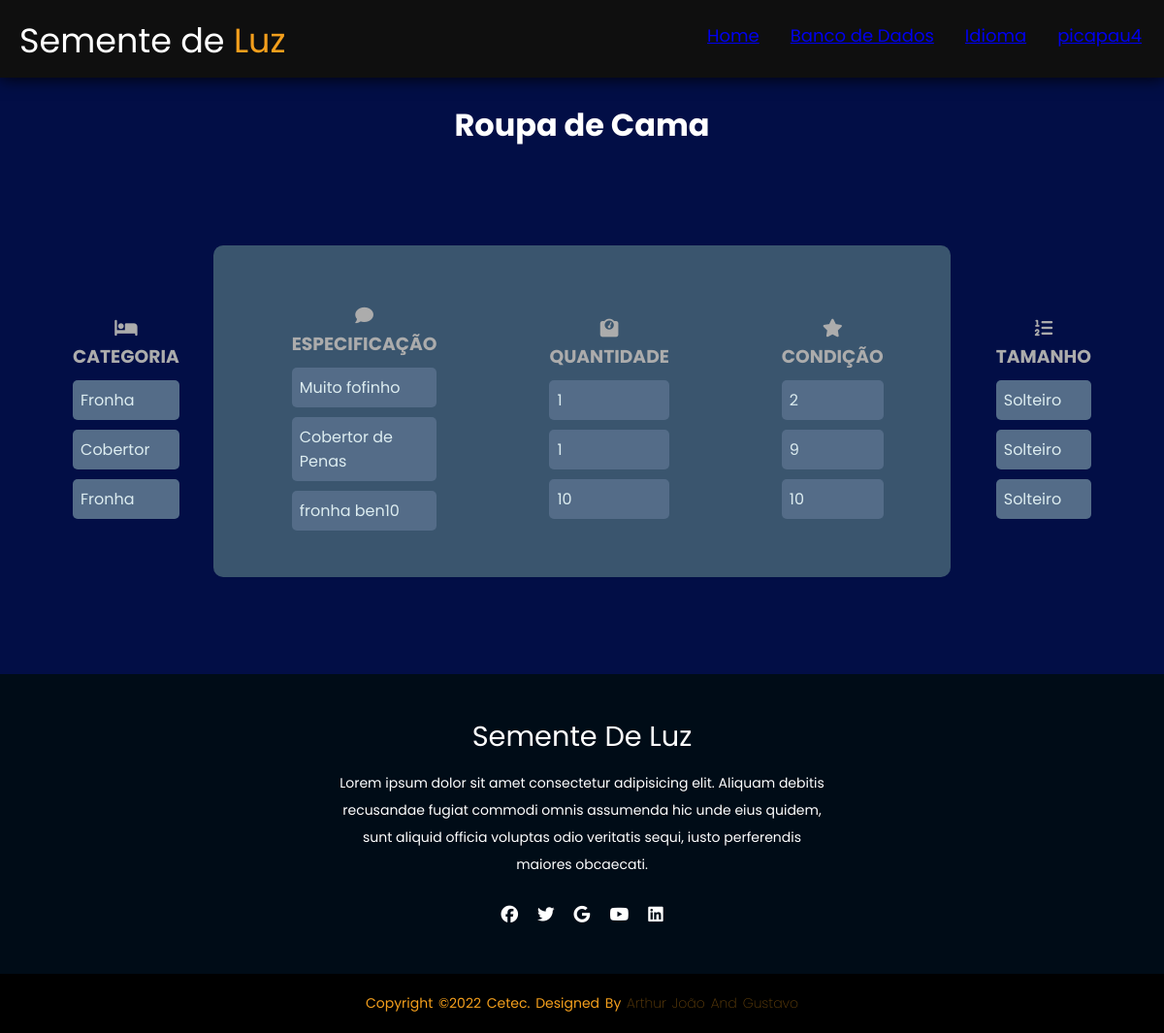
/estoque/verroupacama/ (signed in), run on the app's committed database.
### estoque/models.py (models this page shows, shortened)
class Roupacama (models.Model):
    tipos = models.CharField (max_length = 30, choices=ROUPACAMA_CHOICES, null=True)
    descr = models.CharField (max_length=30, null=True)
    cor = models.CharField (max_length = 30, null=True)
    qntd = models.IntegerField(null=True)
    tamanho = models.CharField(max_length = 10, choices=TAMANHOROUPACAMA_CHOICES, null=True)
    condicao = models.IntegerField(choices=CONDICAO_CHOICES, null=True)

### estoque/views.py (the view)
class VerRoupaCamaView(ListView):
    model= Roupacama
    template_name = 'ver_roupacama.html'

### estoque/templates/ver_roupacama.html (shortened to what this page needs)
{% load static %}
<!DOCTYPE html>
<html lang="en">
<head>
    <link rel="stylesheet" type="text/css" href='{% static "/css/ver_estoque.css" %}'>
</head>
<body>
    <header>
        <div class="logo">
            Semente de <span>Luz</span></div>
            <ul>
                <li><a href="{%url 'home' %}">Home</li></a>
                <li><a href="/estoque/escolha">Banco de Dados</li></a>
                <li><a href="/estoque/language/"> Idioma</li></a>
                <li>
                    <a href="/estoque/perfil">{{request.user}}</a>
                </li>
            </ul>
    </header>
    <br>
    <h1>Roupa de Cama</h1>
    <div class="card">
        <div class="card2">
            <div class="textfield">
                <h3><i class="fa-solid fa-bed"></i> Categoria </h3>
                    {% for Roupacama in object_list %}
                        <p class="text">{{Roupacama.tipos}}</p>
                    {% endfor %}
            </div>
            </div>
            <div class="card2">
                <div class="textfield">
                    <h3><i class="fa-solid fa-comment"></i> Especificação </h3>
                    {% for Roupacama in object_list %}
                        <p class="text">{{Roupacama.descr}}</p>
                    {% endfor %}
                </div>
                </div>
                <div class="card2">
                    <div class="textfield">
                        <h3><i class="fa-solid fa-weight-scale"></i> Quantidade </h3>
                        {% for Roupacama in object_list %}
                            <p class="text">{{Roupacama.qntd}}</p>
                        {% endfor %}
                    </div>
                    </div>
                    <div class="card2">
                        <div class="textfield">
                            <h3><i class="fa-solid fa-star"></i> Condição </h3>
                            {% for Roupacama in object_list %}
                                <p class="text">{{Roupacama.condicao}}</p>
                            {% endfor %}
                        </div>
                    </div>
                    <div class="card2">
                        <div class="textfield">
                            <h3><i class="fa-solid fa-list-ol"></i> Tamanho </h3>
                            {% for Roupacama in object_list %}
                                <p class="text">{{Roupacama.tamanho}}</p>
                            {% endfor %}
                        </div>
                    </div>
    </div>
    <footer>
        <div class="footer-content">
            <h3>Semente de Luz</h3>
            <p>Lorem ipsum dolor sit amet consectetur adipisicing elit. Aliquam debitis recusandae fugiat commodi omnis assumenda hic unde eius quidem, sunt aliquid officia voluptas odio veritatis sequi, iusto perferendis maiores obcaecati.</p>
            <ul class="socials">
                <li><a href="#"><i class="fa-brands fa-facebook"></i></a></li>
                <li><a href="#"><i class="fa-brands fa-twitter"></i></a></li>
                <li><a href="#"><i class="fa-brands fa-google"></i></a></li>
                <li><a href="#"><i class="fa-brands fa-youtube"></i></a></li>
                <li><a href="#"><i class="fa-brands fa-linkedin"></i></a></li>
            </ul>
        </div>
        <div class="footer-bottom">
            <p>copyright &copy;2022 Cetec. designed by <span>Arthur João and Gustavo</span></p>
        </div>
    </footer>
</body>
</html>

### estoque/static/css/ver_estoque.css (style rules this page uses)
* { margin: 0; padding: 0; font-family: 'Poppins', sans-serif; }
body { background-color: #020e46; }
.logo { color: #ffffff; margin-top: 15px; margin-left: 20px; font-size: 35px; }
.logo > span { color: #F49F1C; }
header { height: 10vh; display: flex; justify-content: space-between ; background-color: #0f0f0f; box-shadow: 0 0 1rem black; }
header > ul { display: flex; margin: 23px; font-size: 18px; }
header > ul > li { color: #F49F1C; list-style-type: none; cursor: pointer; padding-left: 2rem; }
h1 { text-align: center; color: white; }
.card { background-color: #3a556e; border-radius: 10px; width: 60%; padding: 20px; margin: auto; margin-bottom: 100px; margin-top: 100px; display: flex; flex-direction: row; justify-content: center; align-items: center; }
.textfield { color:#fff; margin-top: 10px; padding: 8px; margin-left: 30px; margin-right: 30px; }
.textfield > h3 { text-align: center; text-transform: uppercase; color:rgb(172, 172, 172); }
.card2 { margin: 20px; }
.text { margin-top: 10px; border: none; border-radius: 5px; padding: 8px; background: #546c88; color: #f0ffffde; font-size: 12pt; outline: none; box-sizing: border-box; }
footer { background-color: #000c17; height: auto; padding-top: 40px; color: #fff; }
.footer-content { display: flex; align-items: center; justify-content: center; flex-direction: column; text-align: center; }
.footer-content h3 { font-size: 1.8rem; font-weight: 400; text-transform: capitalize; line-height: 3rem; }
.footer-content p { max-width: 500px; margin: 10px auto; line-height: 28px; font-size: 14px; }
.socials { list-style: none; display: flex; align-items: center; justify-content: center; margin: 1rem 0 3rem 0; }
.socials li { margin: 0 10px; }
.socials a { text-decoration: none; color: rgb(255, 255, 255); }
.socials a i { font-size: 1.1rem; transition: color .4s ease; }
.footer-bottom { background: black; padding: 20px 0; text-align: center; }
.footer-bottom p { font-size: 14px; word-spacing: 2px; text-transform: capitalize; color: #F49F1C; }
.footer-bottom span { opacity: .4; font-weight: 200; }

### data on the page
Roupacama: tipos "Fronha", descr "Muito fofinho", qntd "1", condicao "2", tamanho "Solteiro"
Roupacama: tipos "Cobertor", descr "Cobertor de Penas", qntd "1", condicao "9", tamanho "Solteiro"
Roupacama: tipos "Fronha", descr "fronha ben10", qntd "10", condicao "10", tamanho "Solteiro"
